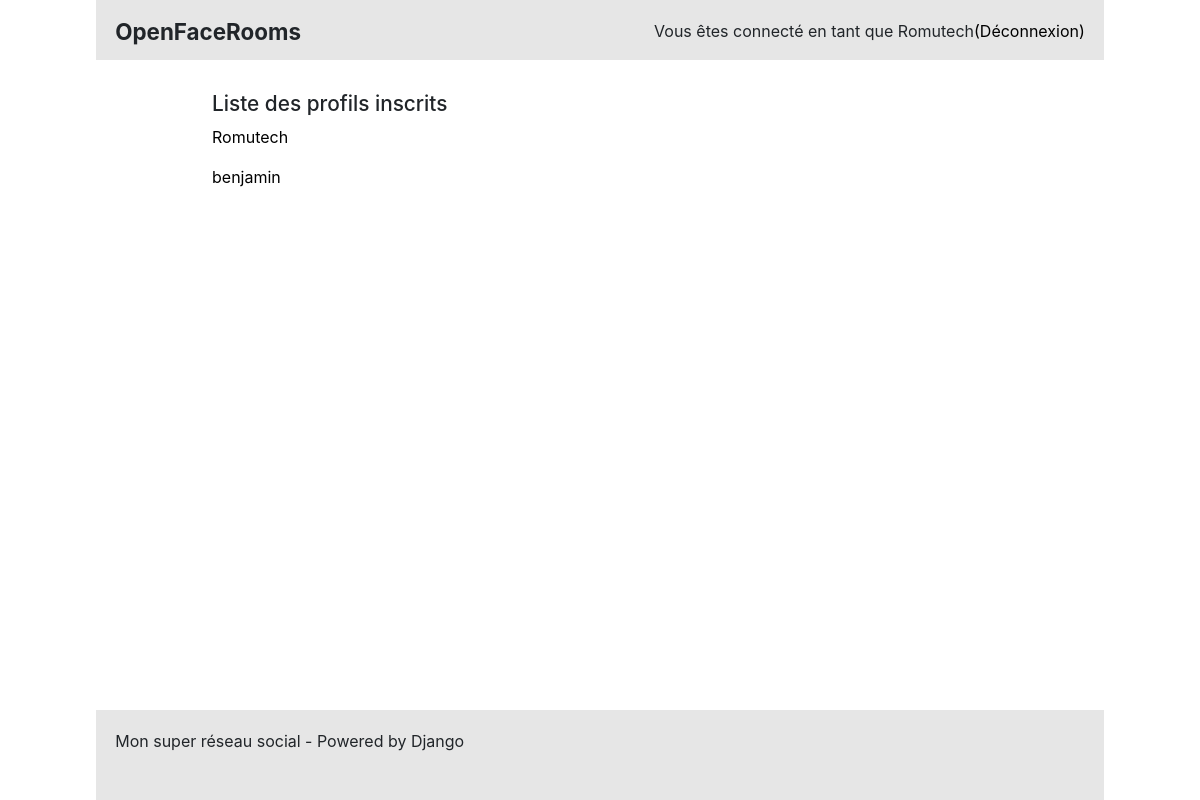
Page / (signed in) on the earlier database version.
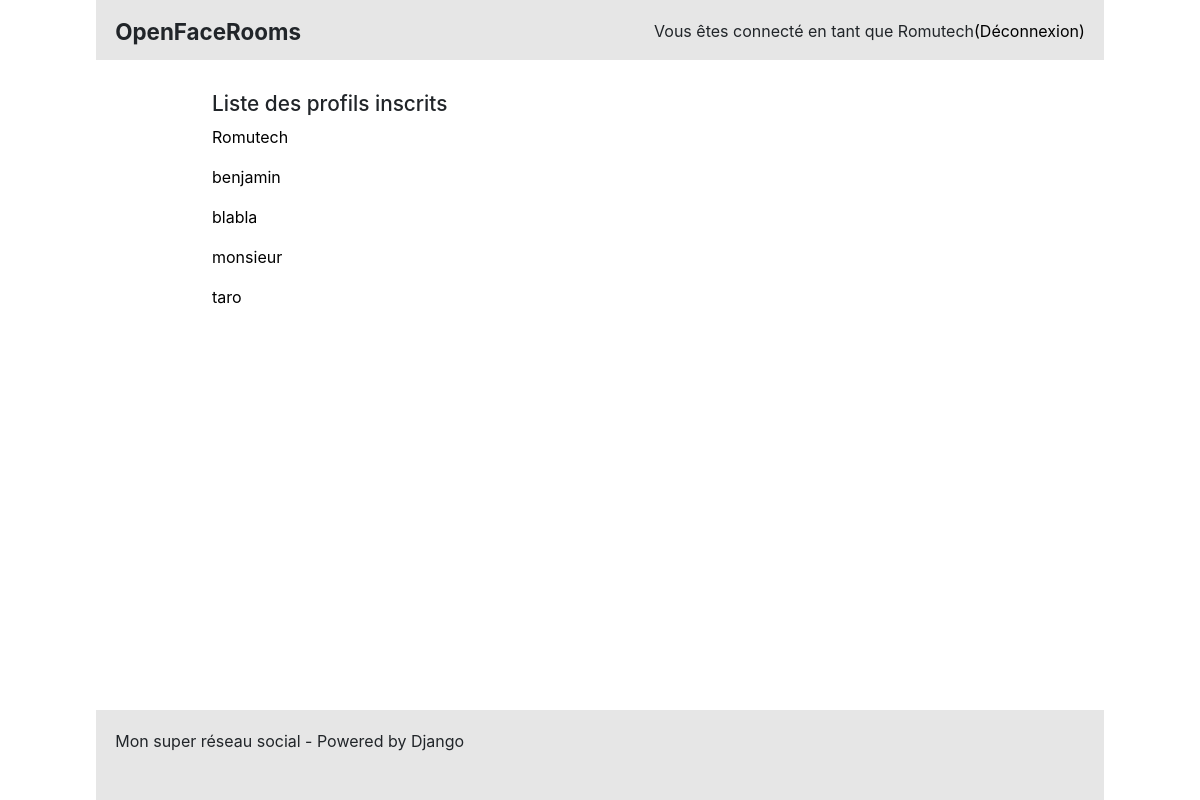
Same page on the later database version.
### social/models.py (models this page shows)
class Profile(models.Model):
    user      = models.CharField(max_length=100, verbose_name="")
    username  = models.CharField(max_length=100, verbose_name="")
    date      = models.DateTimeField(default=timezone.now, verbose_name="Date de création")
    class Meta:
        verbose_name="Profil"
    def __str__(self):
        return self.username

### social/views.py (the view)
# urls.py: path('', views.list_profiles, name='list_profiles'),
def list_profiles(request):
    profiles = Profile.objects.all()
    return render(request, 'social/list_profiles.html', locals())

### social/templates/social/list_profiles.html
{% extends "base.html" %}
{% block content%}
	<h2>Liste des profils inscrits</h2>
	{% if request.user.is_authenticated %}
		{% for profile in profiles %}
			<p><a href="{% url "show_profile" profile.id %}">{{ profile }}</a></p>
		{% endfor %}
	{% else %}
		<p>Connectez-vous ou inscrivez-vous, pour voir la liste des profils inscrits ! </p>
	{% endif %}
{% endblock%}

Differences in the rows shown:
added Profile: username "blabla"
added Profile: username "monsieur"
added Profile: username "taro"
